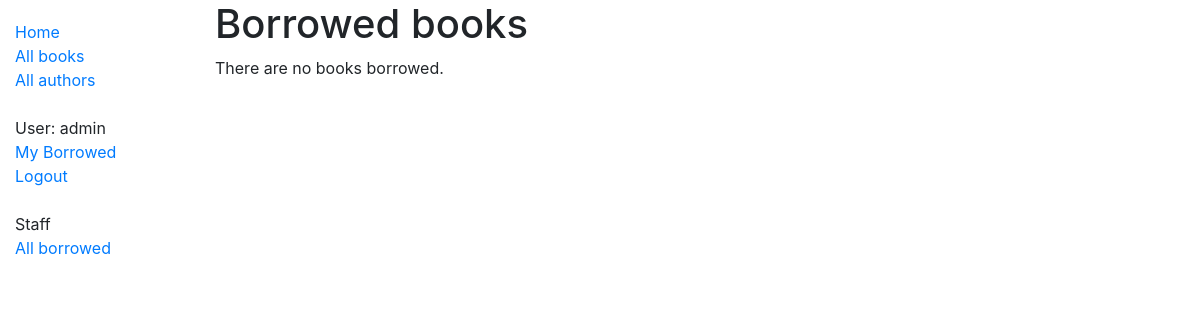
Page /catalog/mybooks/ (signed in) on the earlier database version.
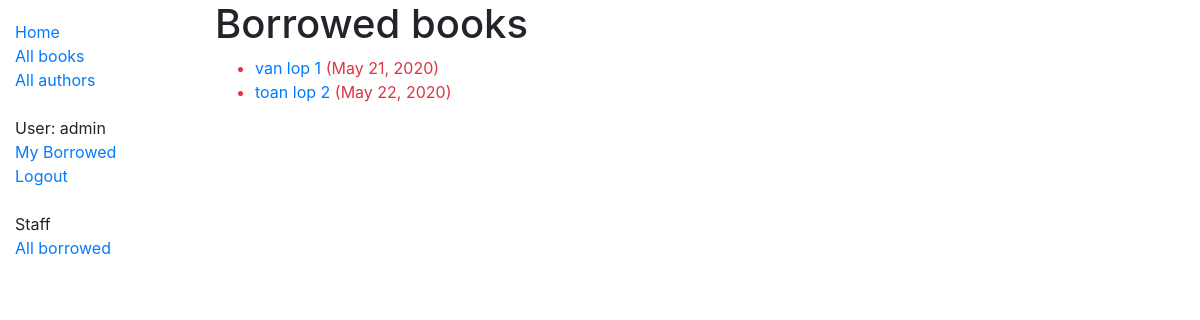
Same page on the later database version.
### catalog/models.py (models this page shows, shortened)
class BookInstance(models.Model):
    id = models.UUIDField(primary_key=True, default=uuid.uuid4,
                          help_text='Unique ID for this particular book across whole library')
    book = models.ForeignKey('Book', on_delete=models.SET_NULL, null=True)
    imprint = models.CharField(max_length=200)
    due_back = models.DateField(null=True, blank=True)
    borrower = models.ForeignKey(User, on_delete=models.SET_NULL, null=True, blank=True)
    LOAN_STATUS = (
        ('m', 'Maintenance'),
        ('o', 'On loan'),
        ('a', 'Available'),
        ('r', 'Reserved'),
    )
    status = models.CharField(
        max_length=1,
        choices=LOAN_STATUS,
        blank=True,
        default='m',
        help_text='Book availability',
    )
    class Meta:
        ordering = ['due_back']
        permissions = (('can_mark_returned', 'Set book as returned'),)
    @property
    def is_overdue(self):
        if self.due_back and date.today() > self.due_back:
            return True
        return False

class Book(models.Model):
    title = models.CharField(max_length=200)
    author = models.ForeignKey('Author', on_delete=models.SET_NULL, null=True)
    summary = models.TextField(max_length=1000, help_text="Enter a brief description about the book")
    isbn = models.CharField("ISBN", max_length=13, help_text='13 Character <a href="https://www.isbn-'
                                                             'international.org/content/what-isbn">ISBN number</a>')
    genre = models.ManyToManyField(Gerne, help_text="Select a gerne for this book")
    def display_genre(self):
        return ', '.join(genre.name for genre in self.genre.all())
    display_genre.short_description = "Genre"

### catalog/views.py (the view)
# urls.py: path('mybooks/', views.LoanedBooksByUserListView.as_view(), name='my-borrowed'),
class LoanedBooksByUserListView(LoginRequiredMixin, generic.ListView):
    model = BookInstance
    template_name = 'catalog/bookinstance_list_borrowed_user.html'
    paginate_by = 10
    def get_queryset(self):
        return BookInstance.objects.filter(borrower=self.request.user).filter(status__exact='o').order_by('due_back')

### catalog/templates/catalog/bookinstance_list_borrowed_user.html
{% extends "base_generic.html" %}
{% block content %}
    <h1>Borrowed books</h1>
    {% if bookinstance_list %}
    <ul>
      {% for bookinst in bookinstance_list %}
      <li class="{% if bookinst.is_overdue %}text-danger{% endif %}">
        <a href="{% url 'book-detail' bookinst.book.pk %}">{{bookinst.book.title}}</a> ({{ bookinst.due_back }})
      </li>
      {% endfor %}
    </ul>
    {% else %}
      <p>There are no books borrowed.</p>
    {% endif %}
{% endblock %}

Differences in the rows shown:
added BookInstance: book "van lop 1", due_back "May 21, 2020"
added BookInstance: book "toan lop 2", due_back "May 22, 2020"
Other differences:
text no longer shown: "There are no books borrowed."
